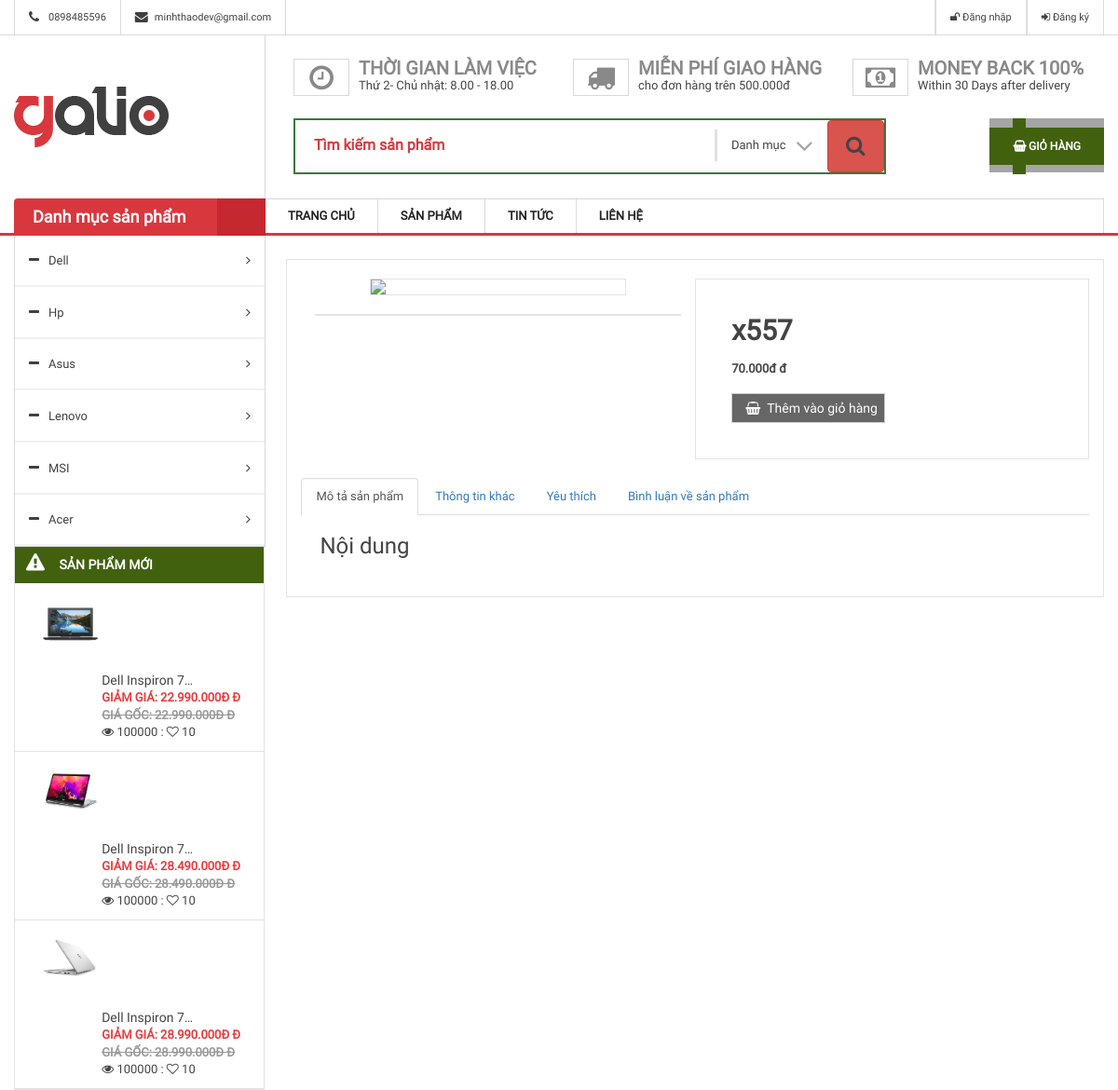
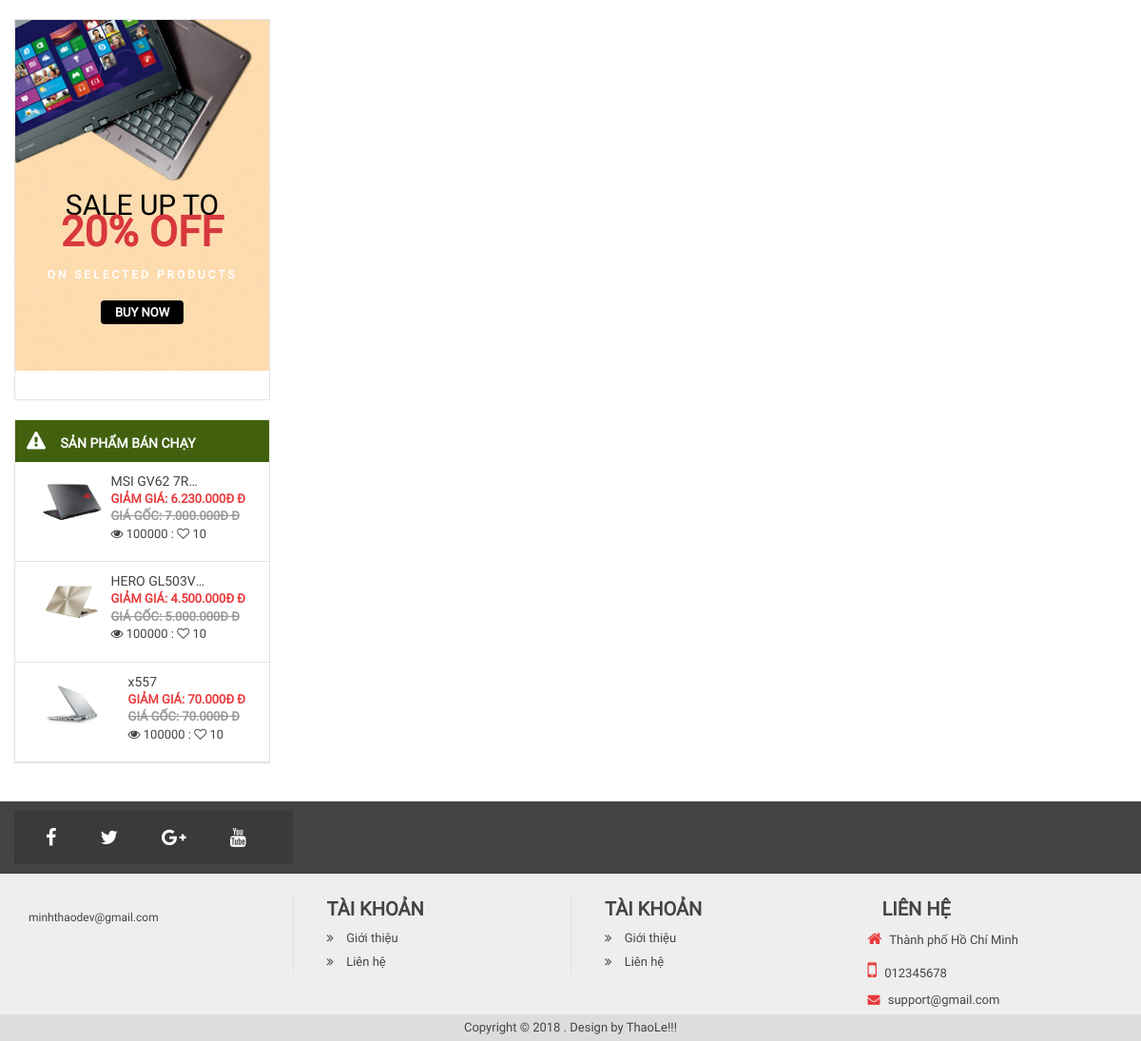
The page /chi-tiet-san-pham.php on the database its author committed (2 pictures, top to bottom).
### tables this page shows
CREATE TABLE `category` (
  `id` int(11) NOT NULL,
  `name` varchar(100) DEFAULT NULL,
  `slug` varchar(100) DEFAULT NULL,
  `image` varchar(100) DEFAULT NULL,
  `banner` varchar(100) DEFAULT NULL,
  `home` tinyint(4) DEFAULT '0',
  `status` tinyint(4) DEFAULT '1',
  `created_at` timestamp NULL DEFAULT CURRENT_TIMESTAMP,
  `updated_at` timestamp NULL DEFAULT CURRENT_TIMESTAMP ON UPDATE CURRENT_TIMESTAMP
);

CREATE TABLE `product` (
  `id` int(11) NOT NULL,
  `name` varchar(100) DEFAULT NULL,
  `slug` varchar(100) DEFAULT NULL,
  `price` int(11) DEFAULT NULL,
  `sale` tinyint(4) DEFAULT '0',
  `thunbar` varchar(100) DEFAULT NULL,
  `category_id` int(11) DEFAULT NULL,
  `content` text,
  `number` int(11) NOT NULL DEFAULT '0',
  `head` int(11) DEFAULT '0',
  `view` int(11) DEFAULT '0',
  `hot` tinyint(4) DEFAULT '0',
  `pay` int(11) DEFAULT '0',
  `created_at` timestamp NULL DEFAULT NULL,
  `updated_at` timestamp NULL DEFAULT NULL ON UPDATE CURRENT_TIMESTAMP
);

### chi-tiet-san-pham.php (the view, shortened to what the rows shown need)
<?php
    require_once __DIR__ ."/autoload/autoload.php";
    $id = intval(getInput('id'));
    $product = $db->fetchID("product", $id);
?>
<?php require_once __DIR__ ."/layouts/header.php"; ?>
            <div class="col-md-9 bor">
                        <section class="box-main1" >
                            <div class="col-md-6 bor" style="margin-top: 20px;padding: 30px;">
                               <ul id="right">
                                    <li><h3><?php echo $item['name'] ?></h3></li>
                                    <?php if($product['sale'] >0): ?>
                                    <li><p><strike class="sale"><?php echo formatPrice($item['price'])?> đ</strike> <b class="price"><?php echo formatpricesale($item['price'], $item['sale'])?> đ</b></p></li>
                                <?php  else : ?>
                                    <li><p><b><?php echo formatPrice($item['price'])?> đ</strike> <b class="price"></b></p></li>
                                        <?php endif ?>
                               </ul>
                            </div>
                        </section>
                    </div>
<?php require_once __DIR__ ."/layouts/footer.php"; ?>

### layouts/header.php (shortened to what the rows shown need)
<!DOCTYPE html>
<html>
    <head>
        <link href="public/frontend/css/bootstrap.min.css" rel="stylesheet">
        <link href="public/frontend/css/nivo-slider.css" rel="stylesheet">
        <link href="public/frontend/css/animate.css" rel="stylesheet">
        <link href="public/frontend/css/owl.carousel.css" rel="stylesheet">
        <link href="public/frontend/css/style2.css" rel="stylesheet">
        <link href="public/frontend/css/responsive.css" rel="stylesheet">
        <link rel="stylesheet" href="https://maxcdn.bootstrapcdn.com/font-awesome/4.4.0/css/font-awesome.min.css">
        <link rel="stylesheet" type="text/css" href="<?php echo base_url()?>public/frontend/css/font-awesome.min.css">
        <link rel="stylesheet" type="text/css" href="<?php echo base_url()?>public/frontend/css/bootstrap.min.css">
        <link rel="stylesheet" type="text/css" href="<?php echo base_url()?>public/frontend/css/slick.css"/>
        <link rel="stylesheet" type="text/css" href="<?php echo base_url()?>public/frontend/css/slick-theme.css"/>
        <link rel="stylesheet" type="text/css" href="<?php echo base_url()?>public/frontend/css/style.css">
    </head>
    <body>
        <div id="wrapper">
           <div class="header">
            <div class="header-bottom">
                <div class="container">
                    <div class="row">
                        <div class="col-md-9">
                            <div class="support-client">
                                <div class="row">
                                    <div class="col-sm-4">
                                        <div class="box-container time">
                                            <div class="box-inner">
                                                <h2>Thời gian làm việc</h2>
                                            </div>
                                        </div>
                                    </div>
                                    <div class="col-sm-4">
                                        <div class="box-container free-shipping">
                                            <div class="box-inner">
                                                <h2>Miễn phí giao hàng</h2>
                                            </div>
                                        </div>
                                    </div>
                                    <div class="col-sm-4">
                                        <div class="box-container money-back">
                                            <div class="box-inner">
                                                <h2>Money back 100%</h2>
                                            </div>
                                        </div>
                                    </div>
                                </div>
                            </div>
                        </div>
                    </div>
                    <div class="row">
                        <div class="col-md-3">
                            <div class="mega-container visible-lg visible-md">
                                <div class="navleft-container">
                                    <div class="mega-menu-category">
                                        <ul class="nav">
                                            <?php foreach($category as $item) :?>
                                            <li><a href="danh-muc-san-pham.php?id=<?php echo $item['id']?>"><?php echo $item['name']?></a></li>
                                    <?php endforeach;?>
                                        </ul>
                                    </div>
                                </div>
                            </div>
                        </div>
                    </div>
                </div>
            </div>
        </div>
            <div id="maincontent">
                <div class="container">
                    <div class="col-md-3  fixside" >
                        <div class="box-left box-menu">
                            <ul>
                                <?php foreach ($productNew as $item): ?>
                                    <li class="clearfix">
                                        <a href="">
                                            <img src="<?php echo uploads() ?>product/<?php echo $item['thunbar']?>" class="img-responsive pull-left" width="70" height="70">
                                            <div class="info pull-right">
                                                <p class="name"> <?php echo $item['name'] ?></p >
                                                <b class="price">Giảm giá: <?php echo formatpricesale($item['price'], $item['sale'])?> đ</b><br>
                                                <b class="sale">Giá gốc: <?php echo formatprice($item['price'])?> đ</b><br>
                                                <span class="view"><i class="fa fa-eye"></i> 100000 : <i class="fa fa-heart-o"></i> 10</span>
                                            </div>
                                        </a>
                                     </li>
                                <?php endforeach; ?>
                            </ul>
                        </div>
                        <div class="box-left box-menu">
                            <div class="banner-left"><a href="#"><img src="public/frontend/images/ads-01.jpg" alt=""></a>
                                <div class="banner-content">
                                    <h1>sale up to</h1>
                                    <h2>20% off</h2>
                                </div>
                            </div>
                         </div>
                        <div class="box-left box-menu">
                            <ul>
                                <?php foreach ($productPay as $item): ?>
                                    <li class="clearfix">
                                        <a href="">
                                            <img src="<?php echo uploads() ?>product/<?php echo $item['thunbar']?>" class="img-responsive pull-left" width="70" height="70">
                                            <div class="info pull-right">
                                                <p class="name"> <?php echo $item['name'] ?></p >
                                                <b class="price">Giảm giá: <?php echo formatpricesale($item['price'], $item['sale'])?> đ</b><br>
                                                <b class="sale">Giá gốc: <?php echo formatprice($item['price'])?> đ</b><br>
                                                <span class="view"><i class="fa fa-eye"></i> 100000 : <i class="fa fa-heart-o"></i> 10</span>
                                            </div>
                                        </a>
                                     </li>
                                <?php endforeach; ?>
                               </ul>
                        </div>
                    </div>

### rows shown on the page
category: name "Dell"
category: name "Hp"
category: name "Asus"
category: name "Lenovo"
category: name "MSI"
category: name "Acer"
product: thunbar (picture), name "Dell Inspiron 7…", formatpricesale($item['price'], $item['sale']) "22.990.000Đ", price "22.990.000Đ"
product: thunbar (picture), name "Dell Inspiron 7…", formatpricesale($item['price'], $item['sale']) "28.490.000Đ", price "28.490.000Đ"
product: thunbar (picture), name "Dell Inspiron 7…", formatpricesale($item['price'], $item['sale']) "28.990.000Đ", price "28.990.000Đ"
product: thunbar (picture), name "MSI GV62 7R…", formatpricesale($item['price'], $item['sale']) "6.230.000Đ", price "7.000.000Đ"
product: thunbar (picture), name "HERO GL503V…", formatpricesale($item['price'], $item['sale']) "4.500.000Đ", price "5.000.000Đ"
product: thunbar (picture), name "x557", formatpricesale($item['price'], $item['sale']) "70.000Đ", price "70.000Đ", price "70.000đ"
